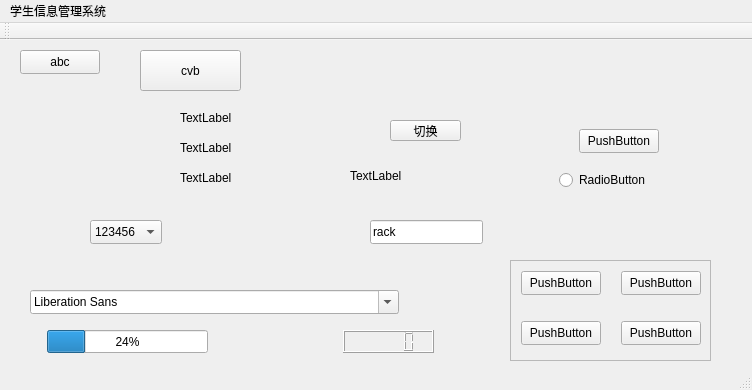
<?xml version="1.0" encoding="UTF-8"?>
<ui version="4.0">
 <class>MainWindow</class>
 <widget class="QMainWindow" name="MainWindow">
  <property name="geometry">
   <rect>
    <x>0</x>
    <y>0</y>
    <width>752</width>
    <height>390</height>
   </rect>
  </property>
  <property name="windowTitle">
   <string>MainWindow</string>
  </property>
  <widget class="QWidget" name="centralWidget">
   <widget class="QPushButton" name="love">
    <property name="geometry">
     <rect>
      <x>20</x>
      <y>10</y>
      <width>80</width>
      <height>24</height>
     </rect>
    </property>
    <property name="text">
     <string>abc</string>
    </property>
   </widget>
   <widget class="QPushButton" name="change">
    <property name="geometry">
     <rect>
      <x>390</x>
      <y>80</y>
      <width>71</width>
      <height>21</height>
     </rect>
    </property>
    <property name="text">
     <string>切换</string>
    </property>
   </widget>
   <widget class="QToolButton" name="toolButton">
    <property name="geometry">
     <rect>
      <x>140</x>
      <y>10</y>
      <width>101</width>
      <height>41</height>
     </rect>
    </property>
    <property name="text">
     <string>cvb</string>
    </property>
   </widget>
   <widget class="QScrollArea" name="scrollArea">
    <property name="geometry">
     <rect>
      <x>510</x>
      <y>220</y>
      <width>201</width>
      <height>101</height>
     </rect>
    </property>
    <property name="widgetResizable">
     <bool>true</bool>
    </property>
    <widget class="QWidget" name="scrollAreaWidgetContents">
     <property name="geometry">
      <rect>
       <x>0</x>
       <y>0</y>
       <width>199</width>
       <height>99</height>
      </rect>
     </property>
     <widget class="QPushButton" name="pushButton2">
      <property name="geometry">
       <rect>
        <x>10</x>
        <y>10</y>
        <width>80</width>
        <height>24</height>
       </rect>
      </property>
      <property name="text">
       <string>PushButton</string>
      </property>
     </widget>
     <widget class="QPushButton" name="pushButton_3">
      <property name="geometry">
       <rect>
        <x>10</x>
        <y>60</y>
        <width>80</width>
        <height>24</height>
       </rect>
      </property>
      <property name="text">
       <string>PushButton</string>
      </property>
     </widget>
     <widget class="QPushButton" name="pushButton_4">
      <property name="geometry">
       <rect>
        <x>110</x>
        <y>10</y>
        <width>80</width>
        <height>24</height>
       </rect>
      </property>
      <property name="text">
       <string>PushButton</string>
      </property>
     </widget>
     <widget class="QPushButton" name="pushButton_5">
      <property name="geometry">
       <rect>
        <x>110</x>
        <y>60</y>
        <width>80</width>
        <height>24</height>
       </rect>
      </property>
      <property name="text">
       <string>PushButton</string>
      </property>
     </widget>
    </widget>
   </widget>
   <widget class="QStackedWidget" name="stackedWidget">
    <property name="geometry">
     <rect>
      <x>489</x>
      <y>39</y>
      <width>221</width>
      <height>151</height>
     </rect>
    </property>
    <widget class="QWidget" name="page">
     <widget class="QPushButton" name="pushButton_6">
      <property name="geometry">
       <rect>
        <x>90</x>
        <y>50</y>
        <width>80</width>
        <height>24</height>
       </rect>
      </property>
      <property name="text">
       <string>PushButton</string>
      </property>
     </widget>
     <widget class="QRadioButton" name="radioButton_3">
      <property name="geometry">
       <rect>
        <x>70</x>
        <y>90</y>
        <width>99</width>
        <height>22</height>
       </rect>
      </property>
      <property name="text">
       <string>RadioButton</string>
      </property>
     </widget>
    </widget>
    <widget class="QWidget" name="page_2">
     <widget class="QCheckBox" name="checkBox_4">
      <property name="geometry">
       <rect>
        <x>60</x>
        <y>80</y>
        <width>84</width>
        <height>22</height>
       </rect>
      </property>
      <property name="text">
       <string>CheckBox</string>
      </property>
     </widget>
    </widget>
    <widget class="QWidget" name="page_3">
     <widget class="QDialogButtonBox" name="buttonBox_2">
      <property name="geometry">
       <rect>
        <x>30</x>
        <y>100</y>
        <width>166</width>
        <height>24</height>
       </rect>
      </property>
      <property name="standardButtons">
       <set>QDialogButtonBox::Cancel|QDialogButtonBox::Ok</set>
      </property>
     </widget>
    </widget>
    <widget class="QWidget" name="page_4">
     <widget class="QPushButton" name="pushButton_7">
      <property name="geometry">
       <rect>
        <x>40</x>
        <y>10</y>
        <width>80</width>
        <height>24</height>
       </rect>
      </property>
      <property name="text">
       <string>PushButton</string>
      </property>
     </widget>
     <widget class="QPushButton" name="pushButton_8">
      <property name="geometry">
       <rect>
        <x>50</x>
        <y>40</y>
        <width>80</width>
        <height>24</height>
       </rect>
      </property>
      <property name="text">
       <string>PushButton</string>
      </property>
     </widget>
     <widget class="QPushButton" name="pushButton_9">
      <property name="geometry">
       <rect>
        <x>60</x>
        <y>80</y>
        <width>80</width>
        <height>24</height>
       </rect>
      </property>
      <property name="text">
       <string>PushButton</string>
      </property>
     </widget>
    </widget>
   </widget>
   <widget class="QComboBox" name="comboBox">
    <property name="geometry">
     <rect>
      <x>90</x>
      <y>180</y>
      <width>72</width>
      <height>24</height>
     </rect>
    </property>
    <item>
     <property name="text">
      <string>123456</string>
     </property>
    </item>
    <item>
     <property name="text">
      <string>asdfgrhd</string>
     </property>
    </item>
    <item>
     <property name="text">
      <string>阿辉</string>
     </property>
    </item>
   </widget>
   <widget class="QFontComboBox" name="fontComboBox">
    <property name="geometry">
     <rect>
      <x>30</x>
      <y>250</y>
      <width>369</width>
      <height>24</height>
     </rect>
    </property>
   </widget>
   <widget class="QLineEdit" name="lineEdit">
    <property name="geometry">
     <rect>
      <x>370</x>
      <y>180</y>
      <width>113</width>
      <height>24</height>
     </rect>
    </property>
    <property name="text">
     <string>rack</string>
    </property>
   </widget>
   <widget class="QLabel" name="labelText">
    <property name="geometry">
     <rect>
      <x>180</x>
      <y>70</y>
      <width>58</width>
      <height>16</height>
     </rect>
    </property>
    <property name="text">
     <string>TextLabel</string>
    </property>
   </widget>
   <widget class="QLabel" name="labelPlain">
    <property name="geometry">
     <rect>
      <x>180</x>
      <y>100</y>
      <width>58</width>
      <height>16</height>
     </rect>
    </property>
    <property name="text">
     <string>TextLabel</string>
    </property>
   </widget>
   <widget class="QLabel" name="labelGif">
    <property name="geometry">
     <rect>
      <x>180</x>
      <y>130</y>
      <width>58</width>
      <height>16</height>
     </rect>
    </property>
    <property name="text">
     <string>TextLabel</string>
    </property>
   </widget>
   <widget class="QLabel" name="labelImage">
    <property name="geometry">
     <rect>
      <x>180</x>
      <y>160</y>
      <width>151</width>
      <height>81</height>
     </rect>
    </property>
    <property name="text">
     <string/>
    </property>
    <property name="pixmap">
     <pixmap>../../../../../share/Pictures/星际迷航/1510203372738.jpg</pixmap>
    </property>
   </widget>
   <widget class="QLabel" name="labelUrl">
    <property name="geometry">
     <rect>
      <x>350</x>
      <y>115</y>
      <width>131</width>
      <height>41</height>
     </rect>
    </property>
    <property name="text">
     <string>TextLabel</string>
    </property>
   </widget>
   <widget class="QLCDNumber" name="lcdNumber">
    <property name="geometry">
     <rect>
      <x>343</x>
      <y>290</y>
      <width>91</width>
      <height>23</height>
     </rect>
    </property>
   </widget>
   <widget class="QProgressBar" name="progressBar">
    <property name="geometry">
     <rect>
      <x>47</x>
      <y>290</y>
      <width>161</width>
      <height>23</height>
     </rect>
    </property>
    <property name="value">
     <number>24</number>
    </property>
   </widget>
  </widget>
  <widget class="QToolBar" name="mainToolBar">
   <attribute name="toolBarArea">
    <enum>TopToolBarArea</enum>
   </attribute>
   <attribute name="toolBarBreak">
    <bool>false</bool>
   </attribute>
  </widget>
  <widget class="QStatusBar" name="statusBar"/>
  <widget class="QMenuBar" name="menuBar">
   <property name="geometry">
    <rect>
     <x>0</x>
     <y>0</y>
     <width>752</width>
     <height>22</height>
    </rect>
   </property>
   <widget class="QMenu" name="menu">
    <property name="title">
     <string>学生信息管理系统</string>
    </property>
   </widget>
   <addaction name="menu"/>
  </widget>
 </widget>
 <layoutdefault spacing="6" margin="11"/>
 <resources/>
 <connections/>
</ui>
